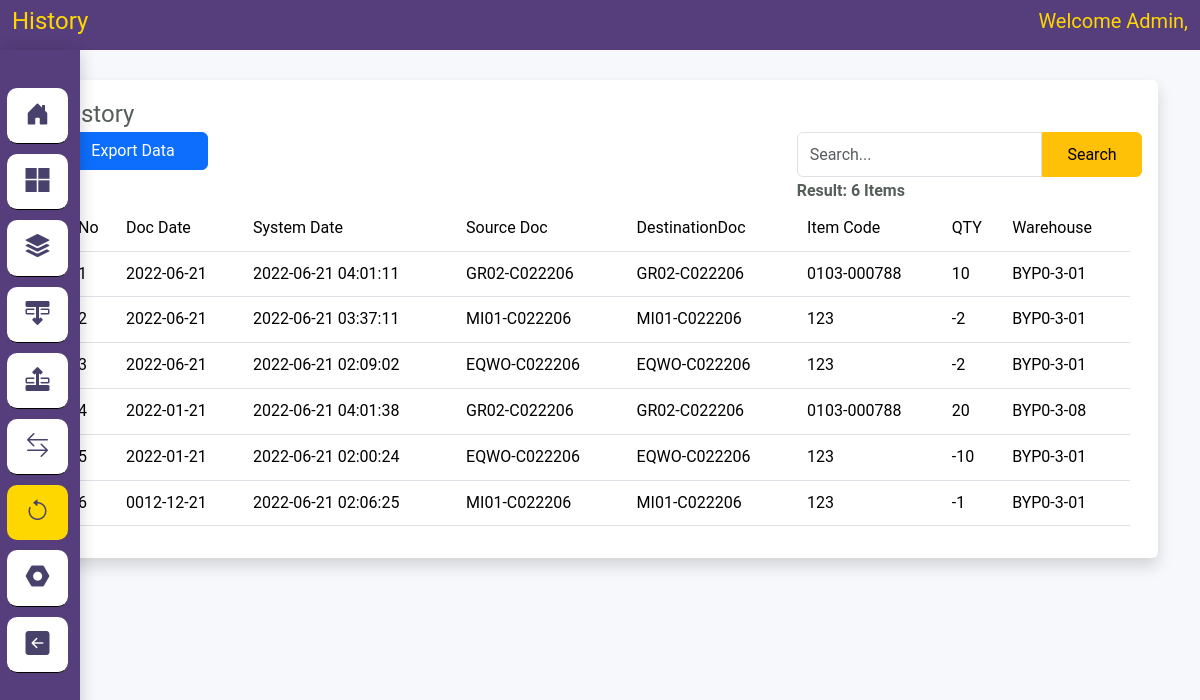
The page /index.php/history on the database as committed earlier.
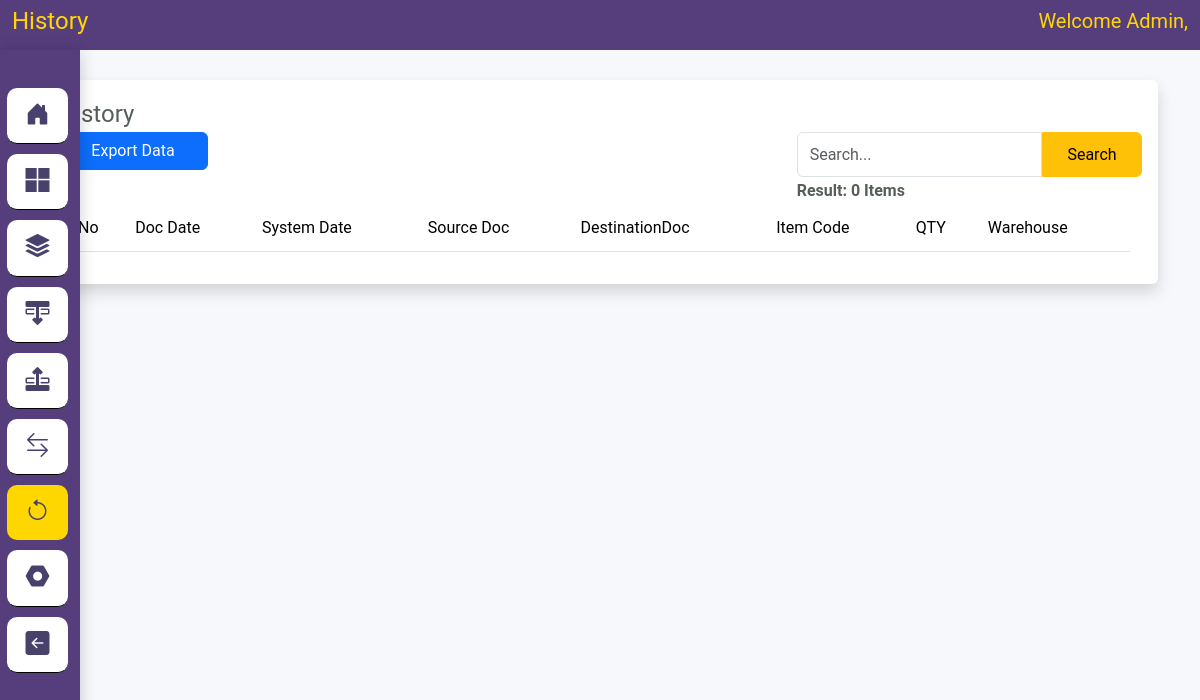
The same page on the database as committed later.
### tables this page shows
CREATE TABLE `history_transaction` (
  `id` int(11) NOT NULL,
  `doc_date` date NOT NULL,
  `system_date` datetime NOT NULL,
  `source_doc` varchar(50) NOT NULL,
  `destination_doc` varchar(50) NOT NULL,
  `item_code` varchar(50) NOT NULL,
  `qty` int(11) NOT NULL,
  `warehouse_code` varchar(50) NOT NULL
);

### application/controllers/History.php (called while the page is built, shortened)
<?php
class History extends CI_Controller
{
    public function index()
    {
        if ($this->input->post('search')) {
            $data['keyword'] = $this->input->post('keyword');
            $this->session->set_userdata('keyword_history', $data['keyword']);
        } else {
            $data['keyword'] = $this->session->userdata('keyword_history');;
        }
        $this->db->like('doc_date', $data['keyword'])->or_like('system_date', $data['keyword'])->or_like('source_doc', $data['keyword'])->or_like('destination_doc', $data['keyword'])
        ->or_like('item_code', $data['keyword'])->or_like('qty', $data['keyword'])->or_like('warehouse_code', $data['keyword']);
        $this->db->from('history_transaction');
        $config['total_rows'] = $this->db->count_all_results();
        $data['total_rows'] = $config['total_rows'];
        $config['per_page'] = 10;
        $data['judul'] = 'History';
        $data['start'] = $this->uri->segment(3);
        $this->db->order_by("doc_date", "desc");
        $this->db->order_by("system_date", "desc");
        $this->db->like('doc_date', $data['keyword'])->or_like('system_date', $data['keyword'])->or_like('source_doc', $data['keyword'])->or_like('destination_doc', $data['keyword'])
        ->or_like('item_code', $data['keyword'])->or_like('qty', $data['keyword'])->or_like('warehouse_code', $data['keyword']);
        $this->db->from('history_transaction');
        $this->db->limit($config['per_page'], $data['start']);
        $data['history'] = $this->db->get()->result();
        $this->load->view('template/header', $data);
        $this->load->view('history/index', $data);
    }
}

### index.php (called while the page is built, shortened)
<?php
require_once BASEPATH.'core/CodeIgniter.php';

### application/views/history/index.php (the view, shortened to what this page needs)
<div class="container" style="margin-top: 80px;">
    <div class="cards shadow p-3 mb-5 bg-white rounded">
        <h4 class="card-title">History</h4>
        <div class="row">
            <div class="col">
                <a href="<?=base_url() ?>export/history?key=<?= $this->session->userdata('keyword_history') ?>"><button id="simpan" type="submit" class="btn btn-primary"
                        style="width: 150px;"
                        onclick=" return confirm('Are You Sure Want To Download this file ?')">Export
                        Data</button></a>
            </div>
            <div class="col-md-4">
                <form action="<?= base_url('history') ?>" method="POST" autocomplete="off">
                    <div class="input-group">
                        <input type="text submit" class="form-control" id="keyword" name="keyword"
                            value="<?= $this->session->userdata('keyword_history') ?>" placeholder="Search...">
                        <input type="submit" class="btn btn-warning" style="margin:0px; height:45px; font-size:medium;"
                            name="search" value="Search">
                    </div>
                </form>
                <b> Result: <?= $total_rows ?> Items </b>
            </div>
        </div>
        <div class="card-body">
            <div class="container">
                <div class="row">
                    <div class="col table-responsive">
                        <table id="warehouse" class="table table-hover-responsive">
                            <thead class="text-primary">
                                <tr>
                                    <th>No</th>
                                    <th>Doc Date</th>
                                    <th>System Date</th>
                                    <th>Source Doc</th>
                                    <th>DestinationDoc</th>
                                    <th>Item Code</th>
                                    <th>QTY</th>
                                    <th>Warehouse</th>
                                </tr>
                            </thead>
                            <tbody>
                                <?php
                                    $i = $start+1;
                                    foreach ($history as $data) {
                                ?>
                                <tr>
                                    <td><?= $i ?></td>
                                    <td><?= $data->doc_date ?></td>
                                    <td><?= $data->system_date ?></td>
                                    <td><?= $data->source_doc ?></td>
                                    <td><?= $data->destination_doc ?></td>
                                    <td><?= $data->item_code ?></td>
                                    <td><?= $data->qty ?></td>
                                    <td><?= $data->warehouse_code ?></td>
                                </tr>
                                <?php
                            $i++;
                            }
                        ?>
                            </tbody>
                        </table>
                    </div>
                </div>
            </div>
        </div>
    </div>
</div>
</body>
</html>

### application/views/template/header.php (shortened to what this page needs)
<!doctype html>
<html lang="en">
<head>
    <link rel="stylesheet" href="<?= base_url() ?>node_modules/bootstrap/dist/css/bootstrap.min.css">
    <link rel="stylesheet" href="<?= base_url() ?>node_modules/bootstrap-icons/font/bootstrap-icons.css">
    <link rel="stylesheet" href="<?= base_url() ?>assets/css/header.css">
    <link rel="stylesheet" href="<?= base_url() ?>assets/css/dashboard.css">
    <link rel="stylesheet" href="<?= base_url() ?>assets/css/stock.css">
    <link rel="stylesheet" href="<?= base_url() ?>assets/css/login.css">
    <link rel="stylesheet" href="<?= base_url() ?>assets/css/custom.css">
    <link rel="stylesheet" href="<?= base_url() ?>assets/css/barangmasuk.css">
    <link rel="stylesheet" href="<?= base_url() ?>assets/css/barangkeluar.css">
    <link rel="stylesheet" href="<?= base_url() ?>assets/css/search.css">
    <link rel="stylesheet" href="<?= base_url() ?>assets/css/style.css">
    <link rel="stylesheet" href="https://cdnjs.cloudflare.com/ajax/libs/font-awesome/6.1.1/css/all.min.css" />
    <link rel="stylesheet" type="text/css" media="screen"
        href="https://cdn.datatables.net/1.12.0/css/jquery.dataTables.min.css">
</head>
<body>
    <header>
        <div class="fixed-top">
            <nav class="navbar navbar-expand-md" style=background-color:#563d7c>
                <div class="container-fluid">
                    <h4 style="color:gold"><?= $judul ?></h4>
                    <div class="collapse navbar-collapse" id="navbarSupportedContent">
                        <h5 style="color:gold">Welcome Admin, <?= $this->session->userdata('name') ?></h5>
                    </div>
                </div>
            </nav>
            <div class="d-flex">
                <div class="position-fixed">
                    <nav class="nav-bar" style=background-color:#563d7c>
                        <div class="menu-bar">
                            <div class="menu borders">
                                <div class="main-menu ">
                                    <ul>
                                        <li data-bs-toggle="tooltip" data-bs-placement="top" title="Tooltip on top">
                                            <a href="<?= base_url(); ?>dashboard"
                                                class="<?php if (uri_string() === 'dashboard') echo 'actived' ?>">
                                                <i class="bi bi-house-door-fill"></i>
                                            </a>
                                        </li>
                                        <li>
                                            <a href="<?= base_url(); ?>catalog?reset=true"
                                                class="<?php if (uri_string() === 'catalog') echo 'actived' ?>">
                                                <i class="bi bi-microsoft"></i>
                                            </a>
                                        </li>
                                        <li>
                                            <a href="<?= base_url(); ?>inventory?reset=true"
                                                class="<?php if (uri_string() === 'inventory') echo 'actived' ?>">
                                                <i class="bi bi-stack"></i>
                                            </a>
                                        </li>
                                        <li>
                                            <?php if($this->session->userdata('role') == "3") { ?>
                                            <a href="#">
                                                <?php ;} else { ?>
                                                <a href="<?= base_url(); ?>received"
                                                    class="<?php if (uri_string() === 'received') echo 'actived' ?>">
                                                    <?php ;} ?>
                                                    <i class="bi bi-layer-backward"></i>
                                                </a>
                                        </li>
                                        <li>
                                            <?php if($this->session->userdata('role') == "2") { ?>
                                            <a href="#">
                                                <?php ;} else { ?>
                                                <a href="<?= base_url(); ?>issue"
                                                    class="<?php if (uri_string() === 'issue') echo 'actived' ?>">
                                                    <?php ;} ?>
                                                    <i class="bi bi-layer-forward"></i>
                                                </a>
                                        </li>
                                        <li>
                                            <a href="<?= base_url(); ?>lending?reset=true"
                                                class="<?php if (uri_string() === 'lending') echo 'actived' ?>">
                                                <i class="bi bi-arrow-left-right"></i>
                                            </a>
                                        </li>
                                        <li>
                                            <a href="<?= base_url(); ?>history?reset=true"
                                                class="<?php if (uri_string() === 'history') echo 'actived' ?>">
                                                <i class="bi bi-arrow-counterclockwise"></i>
                                            </a>
                                        </li>
                                        <li>
                                            <a href="<?= base_url(); ?>settings"
                                                class="<?php if (uri_string() === 'settings') echo 'actived' ?>">
                                                <i class="bi bi-nut-fill"></i>
                                            </a>
                                        </li>
                                        <li>
                                            <a href="<?= base_url(); ?>login/logout"
                                                class="<?php if (uri_string() === 'login') echo 'actived' ?>">
                                                <i class="bi bi-arrow-left-square-fill"></i>
                                            </a>
                                        </li>
                                    </ul>
                                </div>
                            </div>
                        </div>
                    </nav>
                </div>
            </div>
        </div>
    </header>

### assets/css/header.css (style rules this page uses)
.menu ul li { list-style: none; }
.menu ul li a { display: block; margin-left: -30px; color: gold; border-bottom: 1px solid rgb(0, 0, 0); }
.nav-bar { width: 80px; height: 100vh; border-radius: 0px; position: relative; box-shadow: 0 0.1rem 1rem rgba(0, 0, 0, 0.2); }
.menu-bar { display: flex; flex-direction: column; justify-content: space-evenly; padding: 12px; }
.menu { margin-left: 25px; display: flex; flex-direction: column; justify-content: space-evenly; }
.menu { margin-top: 1rem; }
.menu ul li { font-size: 24px; text-align: center; margin-top: 6px; list-style: none; }
.menu ul li a { padding: 6px; margin-top: 10px; border-radius: 10px; text-align: center; align-items: center; background-color: #ffffff; color: #48416c; }
.menu ul li a.actived { background-color: gold; border-bottom: 0px solid #48416c; }
.navbar { height: 50px; }

### assets/css/dashboard.css (style rules this page uses)
* { margin: 0; padding: 0; }
a { text-decoration: none; -webkit-transition: all 0.5s ease-in-out 0s; -o-transition: all 0.5s ease-in-out 0s; transition: all 0.5s ease-in-out 0s; }

### assets/css/login.css (style rules this page uses)
body { font-family: "Poppins", Arial, Helvetica, sans-serif; background-color: #f7f8fb; color: #fff; }
.btn { width: 100px; }

### assets/css/custom.css (style rules this page uses)
body, html { line-height: 1.8; font-family: "Roboto", sans-serif; color: #555e58; text-transform: capitalize; text-rendering: optimizeLegibility !important; -webkit-font-smoothing: antialiased !important; font-weight: 400; margin: 0px; padding: 0px; }
h1, h2, h3, h4, h5, h6, .h1, .h2, .h3, .h4 { font-weight: 400; line-height: 1.5em; }
a { color: #333; font-weight: 400; }
button { cursor: pointer; }
ul, ol { padding: 0; margin: 0px; list-style: none; }
a, a:hover, a:focus { color: #333; text-decoration: none; transition: all 0.3s; }
.navbar { background-color: #2196f3; color: #ffffff; }
.table > thead > tr > th { border-bottom-width: 1px; font-size: 16px; font-weight: 400; }

Rows that differ between the two databases and show on the page:
removed history_transaction: doc_date "2022-06-21", system_date "2022-06-21 04:01:11", source_doc "GR02-C022206", destination_doc "GR02-C022206", item_code "0103-000788", qty "10", warehouse_code "BYP0-3-01"
removed history_transaction: doc_date "2022-06-21", system_date "2022-06-21 03:37:11", source_doc "MI01-C022206", destination_doc "MI01-C022206", item_code "123", qty "-2", warehouse_code "BYP0-3-01"
removed history_transaction: doc_date "2022-06-21", system_date "2022-06-21 02:09:02", source_doc "EQWO-C022206", destination_doc "EQWO-C022206", item_code "123", qty "-2", warehouse_code "BYP0-3-01"
removed history_transaction: doc_date "2022-01-21", system_date "2022-06-21 04:01:38", source_doc "GR02-C022206", destination_doc "GR02-C022206", item_code "0103-000788", qty "20", warehouse_code "BYP0-3-08"
removed history_transaction: doc_date "2022-01-21", system_date "2022-06-21 02:00:24", source_doc "EQWO-C022206", destination_doc "EQWO-C022206", item_code "123", qty "-10", warehouse_code "BYP0-3-01"
removed history_transaction: doc_date "0012-12-21", system_date "2022-06-21 02:06:25", source_doc "MI01-C022206", destination_doc "MI01-C022206", item_code "123", qty "-1", warehouse_code "BYP0-3-01"
Other text that changed with them:
$total_rows: "6" → "0"
